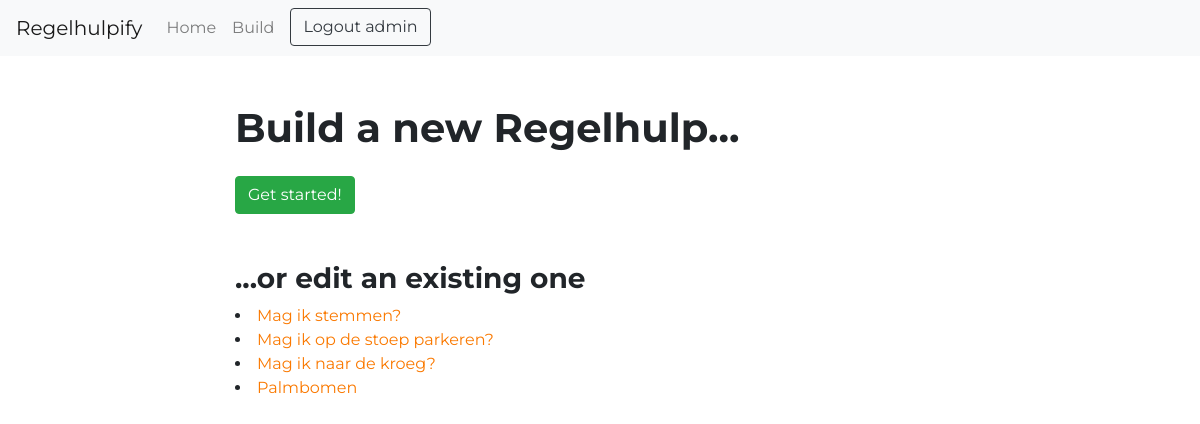
/builder/ (signed in), run on an earlier commit of the app's database.
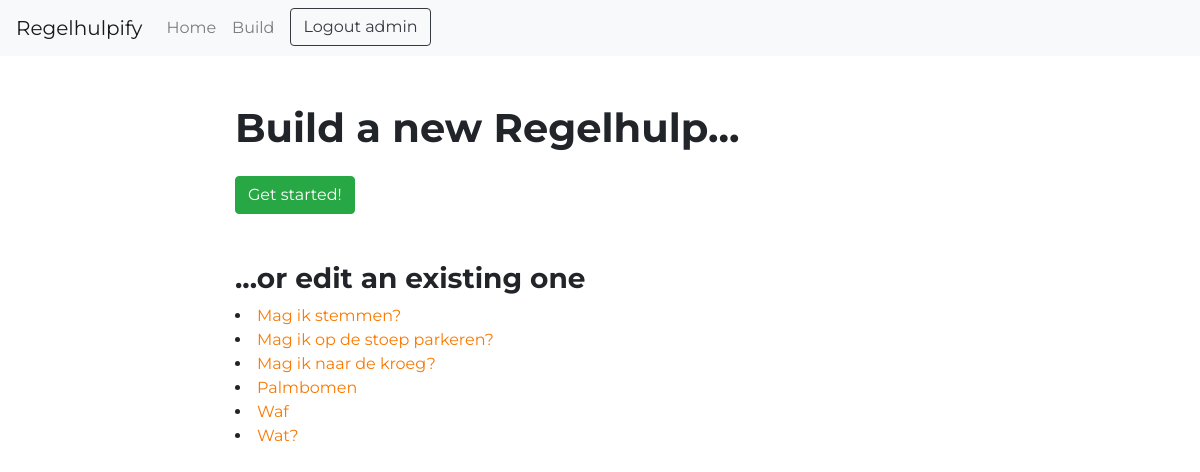
And on a later commit of the database.
### regelhulpify/models.py (models this page shows, shortened)
class Tool(models.Model):
    owner = models.ForeignKey(User, on_delete=models.SET_DEFAULT, default=1)
    name = models.CharField(max_length=128, unique=True)
    desc = models.CharField(max_length=1024)
    img = models.URLField(max_length=1024, null=True, blank=True)
    shorturl = models.SlugField(max_length=64, unique=True, null=True, blank=True, validators=[safe_url])

### regelhulpify/views.py (the view)
# urls.py: path("builder/", views.builder, name="builder"),
@login_required
def builder(request):
    t = Tool.objects.filter(owner=request.user)
    context = {'tools': t}
    return render(request, 'regelhulpify/builder.html', context)

### regelhulpify/context_processors.py (called while the page is built)
def login_form(request):
    return {
        'login_form': AuthenticationForm()
    }

### regelhulpify/templates/regelhulpify/builder.html
{% extends 'regelhulpify/base.html' %}
{% block content %}
    <h1 class="">Build a new Regelhulp...</h1>
    <a href="{% url 'newtool' %}" class="btn btn-success mt-3">Get started!</a>
    {% if tools %}<h3 class="mt-5">...or edit an existing one</h3>
    <div>
        {% for tool in tools %}
        <li>
            <a href="{% url 'builder_tool' tool.id %}" >{{ tool.name }}</a>
        </li>
        {% endfor %}
    </div>
    {% endif %}
{% endblock %}

### regelhulpify/templates/regelhulpify/base.html (shortened to what this page needs)
{% load static %}
<html>
    <head>
        <link rel="stylesheet" href="{% static 'css/custom.css' %}">
    </head>
    <body>
        <nav class="navbar navbar-expand-lg navbar-light bg-light">
            <a class="navbar-brand" href="{% url 'home' %}">Regelhulpify</a>
            <div class="collapse navbar-collapse" id="navbarSupportedContent">
                <ul class="navbar-nav mr-auto">
                    <li class="nav-item">
                        <a class="nav-link" href="{% url 'home' %}">Home</a>
                    </li>
                    <li class="nav-item">
                    {% if user.is_authenticated %}
                        <a class="nav-link" href="{% url 'builder' %}">Build</a>
                    {% else %}
                        <a class="nav-link" href="{% url 'django_registration_register' %}">Register</a>
                    {% endif %}
                    </li>
                    <li class="nav-item dropdown order-1">
                        {% if user.is_authenticated %}
                    <a class="btn btn-outline-dark log-button" href="{% url 'logout' %}"> Logout {{ user.username }}</a>
                      {% endif %}
                  </li>
                </ul>
            </div>
        </nav>
        <div class="content container mt-5 pb-5">
            <div class="row">
                <div class="col-md-2"></div>
                <div class="col-md-8">
                    {% block content %}
                    {% endblock %}
                </div>
            </div>
        </div>
    </body>
</html>

What changed in the data, as far as the page shows it:
added Tool: name "Waf"
added Tool: name "Wat?"
